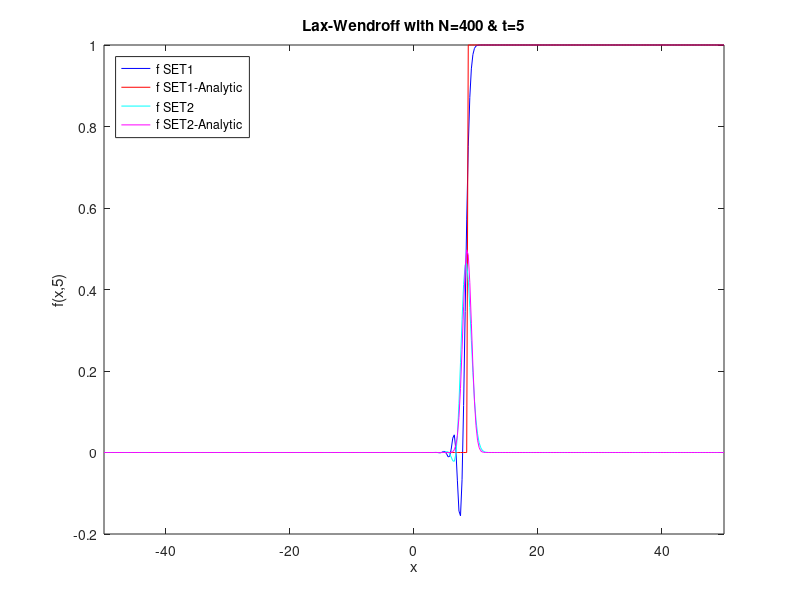

Write MATLAB code to recreate this figure.
load LaxWen400t5.dat;
x = LaxWen400t5(:,1);
F1 = LaxWen400t5(:,3);
F1A = LaxWen400t5(:,4);
F2 = LaxWen400t5(:,5);
F2A = LaxWen400t5(:,6);


plot(x,F1,'b',x,F1A,'r',x,F2,'c',x,F2A,'m');
title('Lax-Wendroff with N=400 & t=5')
xlabel('x')
ylabel('f(x,5)')
legend({'f SET1','f SET1-Analytic','f SET2','f SET2-Analytic'},'Location','northwest')
axis([-50 50 -0.2 1])
